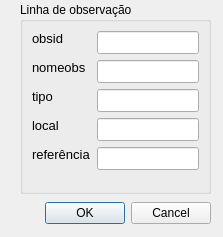
<?xml version="1.0" encoding="UTF-8"?>
<ui version="4.0">
 <class>Dialog</class>
 <widget class="QDialog" name="Dialog">
  <property name="geometry">
   <rect>
    <x>0</x>
    <y>0</y>
    <width>223</width>
    <height>237</height>
   </rect>
  </property>
  <property name="windowTitle">
   <string>Dialog</string>
  </property>
  <widget class="QGroupBox" name="groupBox">
   <property name="geometry">
    <rect>
     <x>20</x>
     <y>2</y>
     <width>191</width>
     <height>192</height>
    </rect>
   </property>
   <property name="title">
    <string>Linha de observação</string>
   </property>
   <layout class="QGridLayout" name="gridLayout_4">
    <item row="0" column="0">
     <layout class="QFormLayout" name="formLayout">
      <item row="0" column="0">
       <widget class="QLabel" name="label">
        <property name="enabled">
         <bool>true</bool>
        </property>
        <property name="sizePolicy">
         <sizepolicy hsizetype="Preferred" vsizetype="Fixed">
          <horstretch>0</horstretch>
          <verstretch>0</verstretch>
         </sizepolicy>
        </property>
        <property name="minimumSize">
         <size>
          <width>40</width>
          <height>0</height>
         </size>
        </property>
        <property name="maximumSize">
         <size>
          <width>16777215</width>
          <height>16777215</height>
         </size>
        </property>
        <property name="font">
         <font>
          <pointsize>10</pointsize>
         </font>
        </property>
        <property name="layoutDirection">
         <enum>Qt::RightToLeft</enum>
        </property>
        <property name="text">
         <string>obsid</string>
        </property>
        <property name="alignment">
         <set>Qt::AlignLeading|Qt::AlignLeft|Qt::AlignVCenter</set>
        </property>
       </widget>
      </item>
      <item row="0" column="1">
       <widget class="QLineEdit" name="obsid">
        <property name="sizePolicy">
         <sizepolicy hsizetype="Expanding" vsizetype="Fixed">
          <horstretch>0</horstretch>
          <verstretch>0</verstretch>
         </sizepolicy>
        </property>
        <property name="minimumSize">
         <size>
          <width>60</width>
          <height>0</height>
         </size>
        </property>
        <property name="maximumSize">
         <size>
          <width>16777215</width>
          <height>16777215</height>
         </size>
        </property>
        <property name="font">
         <font>
          <pointsize>10</pointsize>
         </font>
        </property>
        <property name="toolTip">
         <string>&lt;html&gt;&lt;head/&gt;&lt;body&gt;&lt;p&gt;&lt;span style=&quot; font-size:8pt;&quot;&gt;Unikt ID (primärnyckel i tabellen)&lt;/span&gt;&lt;/p&gt;&lt;/body&gt;&lt;/html&gt;</string>
        </property>
        <property name="alignment">
         <set>Qt::AlignLeading|Qt::AlignLeft|Qt::AlignVCenter</set>
        </property>
       </widget>
      </item>
      <item row="1" column="0">
       <widget class="QLabel" name="label_2">
        <property name="enabled">
         <bool>true</bool>
        </property>
        <property name="sizePolicy">
         <sizepolicy hsizetype="Preferred" vsizetype="Fixed">
          <horstretch>0</horstretch>
          <verstretch>0</verstretch>
         </sizepolicy>
        </property>
        <property name="minimumSize">
         <size>
          <width>40</width>
          <height>0</height>
         </size>
        </property>
        <property name="maximumSize">
         <size>
          <width>16777215</width>
          <height>16777215</height>
         </size>
        </property>
        <property name="font">
         <font>
          <pointsize>10</pointsize>
         </font>
        </property>
        <property name="layoutDirection">
         <enum>Qt::RightToLeft</enum>
        </property>
        <property name="text">
         <string>nomeobs</string>
        </property>
        <property name="alignment">
         <set>Qt::AlignLeading|Qt::AlignLeft|Qt::AlignVCenter</set>
        </property>
       </widget>
      </item>
      <item row="1" column="1">
       <widget class="QLineEdit" name="name">
        <property name="sizePolicy">
         <sizepolicy hsizetype="Expanding" vsizetype="Fixed">
          <horstretch>0</horstretch>
          <verstretch>0</verstretch>
         </sizepolicy>
        </property>
        <property name="minimumSize">
         <size>
          <width>60</width>
          <height>0</height>
         </size>
        </property>
        <property name="maximumSize">
         <size>
          <width>16777215</width>
          <height>16777215</height>
         </size>
        </property>
        <property name="font">
         <font>
          <pointsize>10</pointsize>
         </font>
        </property>
        <property name="toolTip">
         <string>&lt;html&gt;&lt;head/&gt;&lt;body&gt;&lt;p&gt;&lt;span style=&quot; font-size:8pt;&quot;&gt;originalnamn&lt;/span&gt;&lt;/p&gt;&lt;/body&gt;&lt;/html&gt;</string>
        </property>
        <property name="alignment">
         <set>Qt::AlignLeading|Qt::AlignLeft|Qt::AlignVCenter</set>
        </property>
       </widget>
      </item>
      <item row="2" column="0">
       <widget class="QLabel" name="label_4">
        <property name="enabled">
         <bool>true</bool>
        </property>
        <property name="sizePolicy">
         <sizepolicy hsizetype="Preferred" vsizetype="Fixed">
          <horstretch>0</horstretch>
          <verstretch>0</verstretch>
         </sizepolicy>
        </property>
        <property name="minimumSize">
         <size>
          <width>40</width>
          <height>0</height>
         </size>
        </property>
        <property name="maximumSize">
         <size>
          <width>16777215</width>
          <height>16777215</height>
         </size>
        </property>
        <property name="font">
         <font>
          <pointsize>10</pointsize>
         </font>
        </property>
        <property name="layoutDirection">
         <enum>Qt::RightToLeft</enum>
        </property>
        <property name="text">
         <string>tipo</string>
        </property>
        <property name="alignment">
         <set>Qt::AlignLeading|Qt::AlignLeft|Qt::AlignVCenter</set>
        </property>
       </widget>
      </item>
      <item row="2" column="1">
       <widget class="QLineEdit" name="type">
        <property name="sizePolicy">
         <sizepolicy hsizetype="Expanding" vsizetype="Fixed">
          <horstretch>0</horstretch>
          <verstretch>0</verstretch>
         </sizepolicy>
        </property>
        <property name="minimumSize">
         <size>
          <width>60</width>
          <height>0</height>
         </size>
        </property>
        <property name="maximumSize">
         <size>
          <width>16777215</width>
          <height>16777215</height>
         </size>
        </property>
        <property name="font">
         <font>
          <pointsize>10</pointsize>
         </font>
        </property>
        <property name="toolTip">
         <string>&lt;html&gt;&lt;head/&gt;&lt;body&gt;&lt;p&gt;&lt;span style=&quot; font-size:8pt;&quot;&gt;seismics, vlf, gpr&lt;br/&gt;(ground penetrating radar),&lt;br/&gt;etc&lt;/span&gt;&lt;/p&gt;&lt;/body&gt;&lt;/html&gt;</string>
        </property>
        <property name="alignment">
         <set>Qt::AlignLeading|Qt::AlignLeft|Qt::AlignVCenter</set>
        </property>
       </widget>
      </item>
      <item row="3" column="0">
       <widget class="QLabel" name="Referensinformation">
        <property name="enabled">
         <bool>true</bool>
        </property>
        <property name="sizePolicy">
         <sizepolicy hsizetype="Preferred" vsizetype="Fixed">
          <horstretch>0</horstretch>
          <verstretch>0</verstretch>
         </sizepolicy>
        </property>
        <property name="minimumSize">
         <size>
          <width>40</width>
          <height>0</height>
         </size>
        </property>
        <property name="maximumSize">
         <size>
          <width>16777215</width>
          <height>16777215</height>
         </size>
        </property>
        <property name="font">
         <font>
          <pointsize>10</pointsize>
         </font>
        </property>
        <property name="layoutDirection">
         <enum>Qt::RightToLeft</enum>
        </property>
        <property name="text">
         <string>local</string>
        </property>
        <property name="alignment">
         <set>Qt::AlignLeading|Qt::AlignLeft|Qt::AlignVCenter</set>
        </property>
       </widget>
      </item>
      <item row="3" column="1">
       <widget class="QLineEdit" name="place">
        <property name="sizePolicy">
         <sizepolicy hsizetype="Expanding" vsizetype="Fixed">
          <horstretch>0</horstretch>
          <verstretch>0</verstretch>
         </sizepolicy>
        </property>
        <property name="minimumSize">
         <size>
          <width>60</width>
          <height>0</height>
         </size>
        </property>
        <property name="maximumSize">
         <size>
          <width>16777215</width>
          <height>16777215</height>
         </size>
        </property>
        <property name="font">
         <font>
          <pointsize>10</pointsize>
         </font>
        </property>
        <property name="toolTip">
         <string>&lt;html&gt;&lt;head/&gt;&lt;body&gt;&lt;p&gt;&lt;span style=&quot; font-family:'MS Shell Dlg 2'; font-size:8pt;&quot;&gt;Adress, fastighet, osv&lt;/span&gt;&lt;/p&gt;&lt;/body&gt;&lt;/html&gt;</string>
        </property>
        <property name="alignment">
         <set>Qt::AlignLeading|Qt::AlignLeft|Qt::AlignVCenter</set>
        </property>
       </widget>
      </item>
      <item row="4" column="0">
       <widget class="QLabel" name="label_18">
        <property name="sizePolicy">
         <sizepolicy hsizetype="Preferred" vsizetype="Fixed">
          <horstretch>0</horstretch>
          <verstretch>0</verstretch>
         </sizepolicy>
        </property>
        <property name="minimumSize">
         <size>
          <width>40</width>
          <height>0</height>
         </size>
        </property>
        <property name="maximumSize">
         <size>
          <width>16777215</width>
          <height>16777215</height>
         </size>
        </property>
        <property name="font">
         <font>
          <pointsize>10</pointsize>
         </font>
        </property>
        <property name="text">
         <string>referência</string>
        </property>
        <property name="alignment">
         <set>Qt::AlignLeading|Qt::AlignLeft|Qt::AlignVCenter</set>
        </property>
       </widget>
      </item>
      <item row="4" column="1">
       <widget class="QLineEdit" name="source">
        <property name="sizePolicy">
         <sizepolicy hsizetype="Expanding" vsizetype="Fixed">
          <horstretch>0</horstretch>
          <verstretch>0</verstretch>
         </sizepolicy>
        </property>
        <property name="minimumSize">
         <size>
          <width>60</width>
          <height>0</height>
         </size>
        </property>
        <property name="maximumSize">
         <size>
          <width>16777215</width>
          <height>16777215</height>
         </size>
        </property>
        <property name="font">
         <font>
          <pointsize>10</pointsize>
         </font>
        </property>
        <property name="toolTip">
         <string>&lt;html&gt;&lt;head/&gt;&lt;body&gt;&lt;p&gt;&lt;span style=&quot; font-family:'Arial,sans-serif'; font-size:8pt; color:#000000; background-color:#ffffff;&quot;&gt;Källhänvisning till observationslinjen,&lt;br/&gt;t.ex. komplett referens till konsultrapport,&lt;br/&gt;myndighetspublikation/-data eller&lt;br/&gt;utförande företag och datum&lt;/span&gt;&lt;/p&gt;&lt;/body&gt;&lt;/html&gt;</string>
        </property>
        <property name="alignment">
         <set>Qt::AlignLeading|Qt::AlignLeft|Qt::AlignVCenter</set>
        </property>
       </widget>
      </item>
     </layout>
    </item>
   </layout>
  </widget>
  <widget class="QDialogButtonBox" name="buttonBox">
   <property name="geometry">
    <rect>
     <x>20</x>
     <y>200</y>
     <width>191</width>
     <height>27</height>
    </rect>
   </property>
   <property name="orientation">
    <enum>Qt::Horizontal</enum>
   </property>
   <property name="standardButtons">
    <set>QDialogButtonBox::Cancel|QDialogButtonBox::Ok</set>
   </property>
  </widget>
 </widget>
 <resources/>
 <connections/>
</ui>
